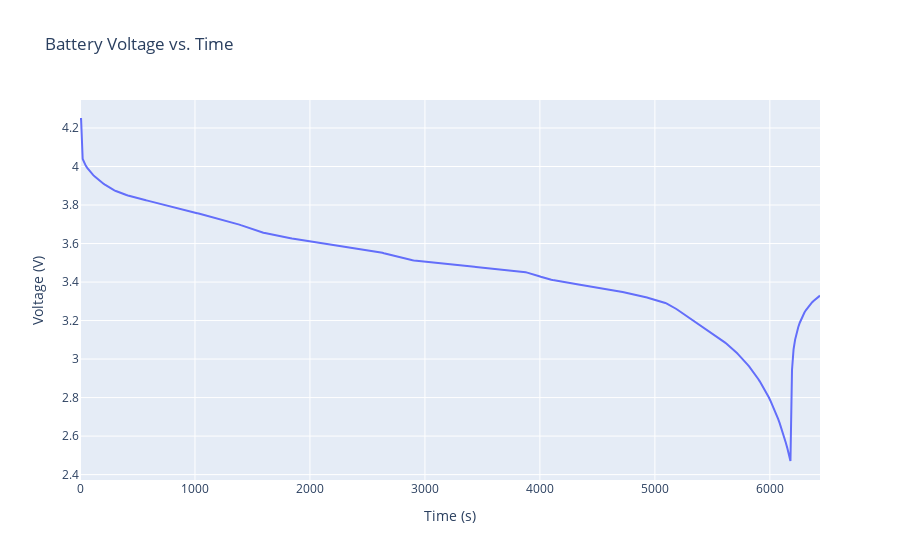

Notebook code cell kept with this figure:
### Code cell
fig = px.line(
    df,
    x="Time",
    y="Voltage_measured",
    title="Battery Voltage vs. Time",
    labels={"Time": "Time (s)", "Voltage_measured": "Voltage (V)"},
    template="plotly"
)

# Show the plot
fig.show()

### Figure 1 — Plotly figure (JSON) as saved in the notebook; plotly's stock layout.template omitted (floating-point values rounded to 4 significant figures; data arrays with more than 128 entries replaced by an {"elided": "..."} marker saying what was removed)
{"data": [{"hovertemplate": "Time (s)=%{x}<br>Voltage (V)=%{y}<extra></extra>", "legendgroup": "", "line": {"color": "#636efa", "dash": "solid"}, "marker": {"symbol": "circle"}, "mode": "lines", "name": "", "orientation": "v", "showlegend": false, "type": "scatter", "x": {"elided": "490 float values"}, "xaxis": "x", "y": {"elided": "490 float values"}, "yaxis": "y"}], "layout": {"legend": {"tracegroupgap": 0}, "title": {"text": "Battery Voltage vs. Time"}, "xaxis": {"anchor": "y", "domain": [0, 1], "title": {"text": "Time (s)"}}, "yaxis": {"anchor": "x", "domain": [0, 1], "title": {"text": "Voltage (V)"}}}}
